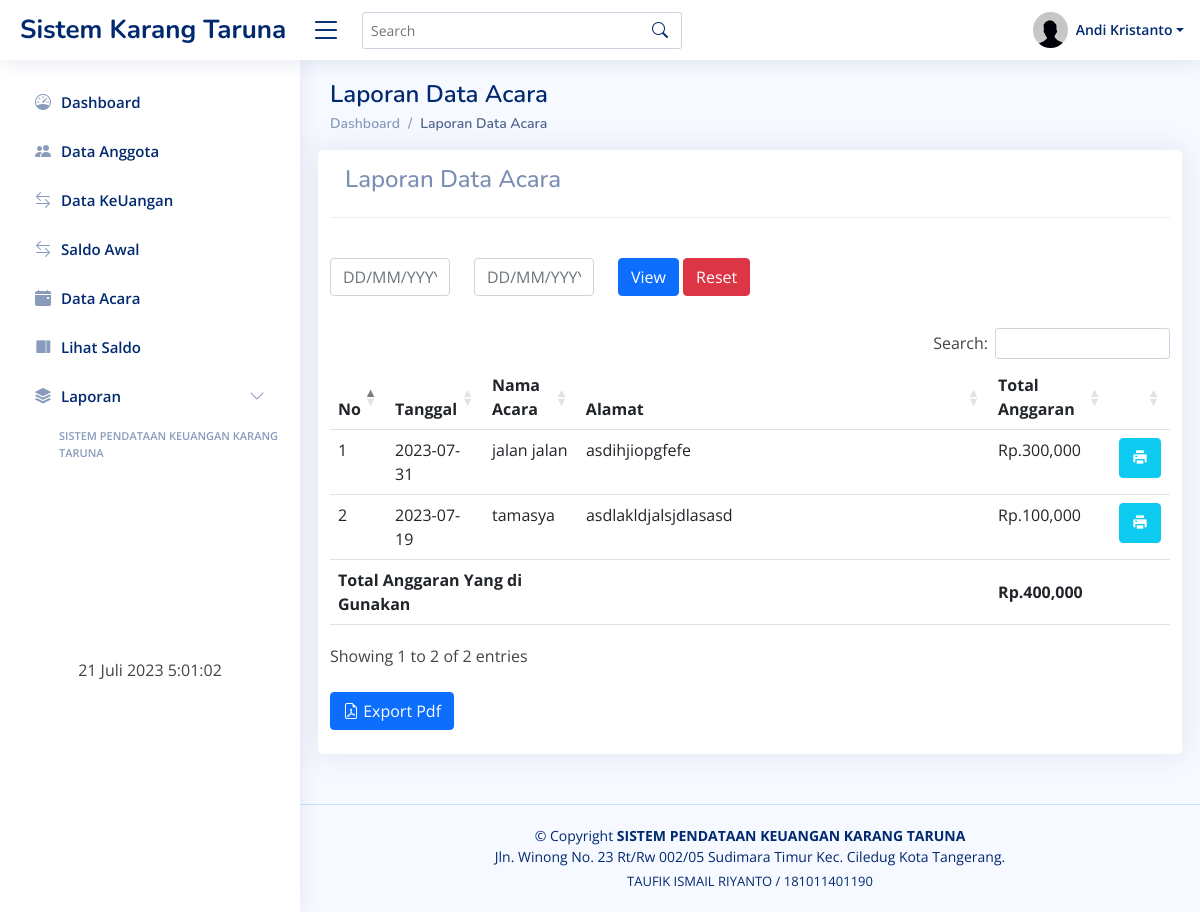
Page /admin/index.php?url=lap_acara (signed in) on the committed database.
### tables this page shows
CREATE TABLE `users` (
  `id_user` int(11) NOT NULL,
  `recid` enum('0','1') NOT NULL,
  `nama` varchar(30) NOT NULL,
  `rt` int(4) NOT NULL,
  `rw` int(4) NOT NULL,
  `alamat` text NOT NULL,
  `tgl_lahir` varchar(20) NOT NULL,
  `pekerjaan` varchar(40) NOT NULL,
  `no_telp` varchar(15) NOT NULL,
  `status` enum('aktif','tidak aktif') NOT NULL,
  `usertype` enum('ketua','wakil','anggota') NOT NULL,
  `username` varchar(30) NOT NULL,
  `password` varchar(200) NOT NULL,
  `level` enum('admin','anggota') NOT NULL
);

CREATE TABLE `trx` (
  `id_trx` int(11) NOT NULL,
  `id_user` int(11) NOT NULL,
  `jml_trx` varchar(255) NOT NULL,
  `keterangan` varchar(255) NOT NULL,
  `status_trx` varchar(255) NOT NULL,
  `tgl` date NOT NULL
);

CREATE TABLE `acara` (
  `id_acara` int(11) NOT NULL,
  `id_trx` int(11) NOT NULL,
  `nama_acara` varchar(255) NOT NULL,
  `tempat_acara` varchar(255) NOT NULL
);

### admin/index.php (the view, shortened to what this page needs)
<!DOCTYPE html>
<html lang="en">
<head>
     <link href="../assets/css/bootstrap.min.css" rel="stylesheet">
     <link href="../assets/css/bootstrap-icons.css" rel="stylesheet">
     <link href="../assets/css/boxicons.min.css" rel="stylesheet">
     <link href="../assets/css/quill.snow.css" rel="stylesheet">
     <link href="../assets/css/quill.bubble.css" rel="stylesheet">
     <link href="../assets/css/remixicon.css" rel="stylesheet">
     <link rel="stylesheet" href="../assets/jquery-ui.css">
     <link href="../assets/css/style.css" rel="stylesheet">
     <link href="../assets/datatables/dataTables.bootstrap4.min.css" rel="stylesheet">
</head>
<body>
     <header id="header" class="header fixed-top d-flex align-items-center">
          <div class="d-flex align-items-center justify-content-between"> <a href="index.html"
                    class="logo d-flex align-items-center"> <span class="d-none d-lg-block">Sistem Karang Taruna</span>
               </a> <i class="bi bi-list toggle-sidebar-btn"></i></div>
          <div class="search-bar">
               <form class="search-form d-flex align-items-center" method="POST" action="#"> <input type="text"
                         name="query" placeholder="Search" title="Enter search keyword"> <button type="submit"
                         title="Search"><i class="bi bi-search"></i></button></form>
          </div>
          <nav class="header-nav ms-auto">
               <ul class="d-flex align-items-center">
                    <li class="nav-item dropdown pe-3">
                         <?php
             require '../config/config.php';
             $sql = mysqli_query($koneksi, "select * from users where id_user='$_SESSION[id]'");
             while ($data = mysqli_fetch_array($sql)) {
               ?>
                         <a class="nav-link nav-profile d-flex align-items-center pe-0" href="#"
                              data-bs-toggle="dropdown"> <img src="../assets/img/profile-img.png" alt="Profile"
                                   class="rounded-circle"> <span
                                   class="d-none d-md-block dropdown-toggle ps-2"><?php echo $data['nama']; ?></span>
                         </a>
                              <?php } ?>
                    </li>
               </ul>
          </nav>
     </header>
     <aside id="sidebar" class="sidebar">
          <ul class="sidebar-nav" id="sidebar-nav">
               <li class="nav-item"> <a class="nav-link collapsed" href="?url=dashboard">
                         <i class="bi bi-speedometer"></i>
                         <span>Dashboard</span> </a></li>
               <li class="nav-item">
                    <a class="nav-link collapsed" href="?url=data_anggota">
                         <i class="bi bi-people-fill"></i>
                         </i><span>Data Anggota</span>
                    </a>
               </li>
               <li class="nav-item">
                    <a class="nav-link collapsed" href="?url=index_keuangan">
                         <i class="bi bi-arrow-left-right"></i>
                         </i><span>Data KeUangan</span>
                    </a>
               <li class="nav-item">
                    <a class="nav-link collapsed" href="?url=saldo_awal">
                         <i class="bi bi-arrow-left-right"></i>
                         </i><span>Saldo Awal</span>
                    </a>
               </li>
               <li class="nav-item">
                    <a class="nav-link collapsed" href="?url=list_acara">
                         <i class="bi bi-calendar-event-fill"></i>
                         </i><span>Data Acara</span>
                    </a>
               </li>
               <li class="nav-item">
                    <a class="nav-link collapsed" href="?url=cek_saldo">
                         <i class="ri-layout-right-fill"></i>
                         </i><span>Lihat Saldo</span>
                    </a>
               </li>
               <li class="nav-item">
                    <a class="nav-link collapsed" data-bs-target="#components-nav" data-bs-toggle="collapse" href="#"><i
                              class="bi bi-stack"></i><span>Laporan</span><i class="bi bi-chevron-down ms-auto"></i>
                    </a>
               </li>
               <li class="nav-heading ps-4">SISTEM PENDATAAN KEUANGAN KARANG TARUNA</li>
               <br><br><br><br>
               <br><br><br><br>
               <div class="row text-center">
                    <?php
   function tgl_indo($tanggal){
    $bulan = array (
      1 =>   'Januari',
      'Februari',
      'Maret',
      'April',
      'Mei',
      'Juni',
      'Juli',
      'Agustus',
      'September',
      'Oktober',
      'November',
      'Desember'
   );
    $pecahkan = explode('-', $tanggal);
    return $pecahkan[2] . ' ' . $bulan[ (int)$pecahkan[1] ] . ' ' . $pecahkan[0];
 }
 ?>
                    <p><?php echo tgl_indo(date('Y-m-d')); ?> <span style="font-size:17" id="jam"></span></p>
               </div>
          </ul>
     </aside>
     <main id="main" class="main">
          <section class="section">
               <div class="row">
                    <?php include 'link.php' ?>
     <footer id="footer" class="footer">
          <div class="copyright"> &copy; Copyright <strong><span>SISTEM PENDATAAN KEUANGAN KARANG
                         TARUNA</span></strong><br>Jln. Winong No. 23 Rt/Rw 002/05 Sudimara Timur Kec. Ciledug Kota
               Tangerang.</div>
          <div class="credits">TAUFIK ISMAIL RIYANTO / 181011401190</div>
     </footer>
</body>
</html>

### admin/lap_acara.php (shortened to what this page needs)
<!DOCTYPE html>
<html>
<head>
</head>
<body>
	<div class="container">
		<div class="pagetitle">
			<h1 class="mb-1">Laporan Data Acara</h1>
			<nav>
				<ol class="breadcrumb">
					<li class="breadcrumb-item"><a href="?url=dashboard">Dashboard</a></li>
					<li class="breadcrumb-item active">Laporan Data Acara</li>
				</ol>
			</nav>
		</div>
		<div class="row">
			<div class="card">
				<div class="card-header">
					<h4>Laporan Data Acara</h4>
				</div>
				<br>
				<div class="col-md-12 mt-3">
					<form method="POST" class="form-inline">
						<div class="row">
							<div class="col-md-2">
								<input id="dateacara1" type="text" name="tgl_mulai" class="form-control mb-2" placeholder="DD/MM/YYYY">
							</div>
							<div class="col-md-2">
								<input id="dateacara2" type="text" name="tgl_selesai" class="form-control ml-3 mb-2" placeholder="DD/MM/YYYY">
							</div>
							<div class="col-md-4">
								<button type="submit" name="filter" class="btn btn-primary ml-3">View</button>
								<button type="reset" class="btn btn-danger ml-3"> Reset</button>
							</div>
						</form>
					</div>
				</div>
				<br>
				<table id="example" class="table table-hover">
					<thead>
						<tr>
							<th>No</th>
							<th>Tanggal</th>
							<th>Nama Acara</th>
							<th style="width:380px" >Alamat</th>
							<th>Total Anggaran</th>
							<th></th>
						</tr>
					</thead>
					<tbody>
						<?php
						require '../config/config.php';
						$bulan =  date('m', strtotime(date('Y-m-d')));
						if(isset($_POST['filter'])){
							$mulai = $_POST['tgl_mulai'];
							$selesai = $_POST['tgl_selesai'];
							$newMulai  =  date( "Ymd" ,  strtotime ( $mulai ));
							$newSelesai  =  date( "Ymd" ,  strtotime ( $selesai ));
							if ($mulai!=null || $selesai!=null ) {
								$sql=mysqli_query($koneksi,"select * from trx inner join users on users.id_user = trx.id_user
								inner join acara on acara.id_trx = trx.id_trx and  tgl between '$newMulai' and '$newSelesai'  where trx.id_trx NOT IN (
									SELECT id_trx from trx where keterangan = 'saldo_awal'
								   ) and trx.id_trx NOT IN (
									SELECT id_trx from trx where keterangan = 'saldo_masuk'
								   )   order by tgl desc");
                                   $sql3 = mysqli_query($koneksi, "select sum(jml_trx) as total from trx inner join acara on acara.id_trx = trx.id_trx and keterangan='saldo_keluar' and  tgl between '$newMulai' and '$newSelesai' ");
							} else {
								$sql=mysqli_query($koneksi,"select * from trx inner join users on users.id_user = trx.id_user
								inner join acara on acara.id_trx = trx.id_trx and month(trx.tgl)='$bulan' order by tgl desc");
							}
						} else {
							$sql=mysqli_query($koneksi,"select * from trx inner join users on users.id_user = trx.id_user
							inner join acara on acara.id_trx = trx.id_trx   where trx.id_trx NOT IN (
								SELECT id_trx from trx where keterangan = 'saldo_awal'
							   ) and trx.id_trx NOT IN (
								SELECT id_trx from trx where keterangan = 'saldo_masuk'
							   )  order by tgl desc");
							$sql3 = mysqli_query($koneksi, "select sum(jml_trx) as total from trx inner join acara on acara.id_trx = trx.id_trx and keterangan='saldo_keluar' and month(trx.tgl)='$bulan'");
						}
						$no=1;
						$total = 0;
						while ($data=mysqli_fetch_array($sql)) {
								 while ($data2=mysqli_fetch_array($sql3)) {
									  $total = $data2['total'];
								 }
					 ?>
							<tr>
								<td><?= $no++; ?></td>
								<td><?= $data['tgl']; ?></td>
								<td><?= $data['nama_acara']; ?></td>
								<td><?= $data['tempat_acara']; ?></td>
								<td>Rp.<?= number_format($data['jml_trx']); ?></td>
								<td>
								<a href="lap_acara_pdf.php?id=<?php echo $data['id']; ?>&&nm=<?php echo $data['nm_acara'];?>"
										class="btn btn-info btn-icon-split" target="_blank">
										<span class="icon text-white">
											<i class="ri-printer-fill"></i>
										</span>
									</a>
								</td>
							</tr>
						<?php
					}
					 ?>
					</tbody>
					<tfoot>
						<tr>
							<th colspan="3">Total Anggaran Yang di Gunakan</th>
							<th></th>
							<th>Rp.<?= number_format($total); ?></th>
							<th></th>
						</tr>
					</tfoot>
				</table>
				<br>
				<div class="row">
					<div class="col-lg-6">
						<a href="lap_acara_pdf2.php?tgl_mulai=<?php echo $_POST['tgl_mulai']; ?>&&tgl_selesai=<?php echo $_POST['tgl_selesai']; ?>" target="_blank" class="btn btn-primary">
							<i class="bi bi-file-earmark-pdf"></i>
							<span class="text">Export Pdf</span>
						</a>
					</div>
				</div>
				<br>
			</div>
		</div>
	</div>
</body>
</html>

### assets/css/style.css (style rules this page uses)
:root { scroll-behavior: smooth; }
body { font-family: "Open Sans", sans-serif; background: #f6f9ff; color: #444444; }
a { color: #4154f1; text-decoration: none; }
h1, h2, h3, h4, h5, h6 { font-family: "Nunito", sans-serif; }
#main { margin-top: 60px; padding: 20px 30px; transition: all 0.3s; }
.pagetitle { margin-bottom: 10px; }
.pagetitle h1 { font-size: 24px; margin-bottom: 0; font-weight: 600; color: #012970; }
.card { margin-bottom: 30px; border: none; border-radius: 5px; box-shadow: 0px 0 30px rgba(1, 41, 112, 0.1); }
.card-header, .card-footer { border-color: #ebeef4; background-color: #fff; color: #798eb3; padding: 15px; }
.breadcrumb { font-size: 14px; font-family: "Nunito", sans-serif; color: #899bbd; font-weight: 600; }
.breadcrumb a { color: #899bbd; transition: 0.3s; }
.breadcrumb .breadcrumb-item::before { color: #899bbd; }
.breadcrumb .active { color: #51678f; font-weight: 600; }
.logo { line-height: 1; }
@media (min-width: 1200px) { .logo { width: 280px; } }
.logo span { font-size: 26px; font-weight: 700; color: #012970; font-family: "Nunito", sans-serif; }
.header { transition: all 0.5s; z-index: 997; height: 60px; box-shadow: 0px 2px 20px rgba(1, 41, 112, 0.1); background-color: #fff; padding-left: 20px; }
.header .toggle-sidebar-btn { font-size: 32px; padding-left: 10px; cursor: pointer; color: #012970; }
.header .search-bar { min-width: 360px; padding: 0 20px; }
.header .search-form { width: 100%; }
.header .search-form input { border: 0; font-size: 14px; color: #012970; border: 1px solid rgba(1, 41, 112, 0.2); padding: 7px 38px 7px 8px; border-radius: 3px; transition: 0.3s; width: 100%; }
.header .search-form button { border: 0; padding: 0; margin-left: -30px; background: none; }
.header .search-form button i { color: #012970; }
.header-nav ul { list-style: none; }
.header-nav > ul { margin: 0; padding: 0; }
.header-nav .nav-profile { color: #012970; }
.header-nav .nav-profile img { max-height: 36px; }
.header-nav .nav-profile span { font-size: 14px; font-weight: 600; }
.sidebar { position: fixed; top: 60px; left: 0; bottom: 0; width: 300px; z-index: 996; transition: all 0.3s; padding: 20px; overflow-y: auto; scrollbar-width: thin; scrollbar-color: #aab7cf transparent; box-shadow: 0px 0px 20px rgba(1, 41, 112, 0.1); background-color: #fff; }
@media (min-width: 1200px) { #main, #footer { margin-left: 300px; } }
.sidebar-nav { padding: 0; margin: 0; list-style: none; }
.sidebar-nav li { padding: 0; margin: 0; list-style: none; }
.sidebar-nav .nav-item { margin-bottom: 5px; }
.sidebar-nav .nav-heading { font-size: 11px; text-transform: uppercase; color: #899bbd; font-weight: 600; margin: 10px 0 5px 15px; }
.sidebar-nav .nav-link { display: flex; align-items: center; font-size: 15px; font-weight: 600; color: #4154f1; transition: 0.3; background: #f6f9ff; padding: 10px 15px; border-radius: 4px; }
.sidebar-nav .nav-link i { font-size: 16px; margin-right: 10px; color: #4154f1; }
.sidebar-nav .nav-link.collapsed { color: #012970; background: #fff; }
.sidebar-nav .nav-link.collapsed i { color: #899bbd; }
.sidebar-nav .nav-link .bi-chevron-down { margin-right: 0; transition: transform 0.2s ease-in-out; }
.footer { padding: 20px 0; font-size: 14px; transition: all 0.3s; border-top: 1px solid #cddfff; }
.footer .copyright { text-align: center; color: #012970; }
.footer .credits { padding-top: 5px; text-align: center; font-size: 13px; color: #012970; }

### rows in the picture
users: nama "Andi Kristanto"
trx: tgl "2023-07-31", acara.nama_acara "jalan jalan", acara.tempat_acara "asdihjiopgfefe", jml_trx "300,000"
trx: tgl "2023-07-19", acara.nama_acara "tamasya", acara.tempat_acara "asdlakldjalsjdlasasd", jml_trx "100,000"

### other values in the picture
$total "400,000"
